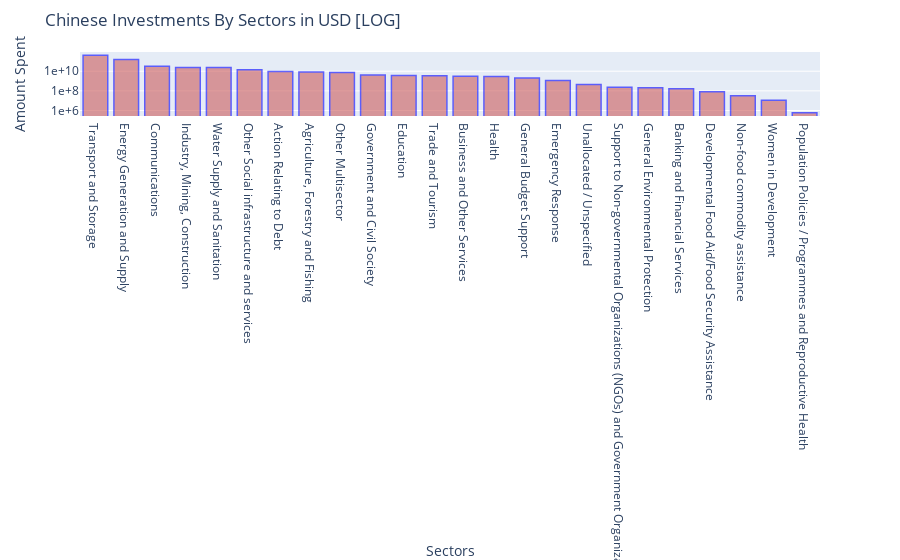

Source (notebook cell):
### Code cell
#pd.set_option("display.precision", 3)
fig = px.bar(no_duplicates, y='amount_USD_sector', x='ad_sector_names', log_y = True )

fig.update_layout(
                 title="Chinese Investments By Sectors in USD [LOG]",
                 xaxis_title="Sectors",
                 yaxis_title="Amount Spent",
                 yaxis = dict(showexponent = 'all',exponentformat = 'e'))

fig.update_traces(
                  marker_line_color='blue',
                  marker_line_width=1.5,opacity=0.6,
                  marker_color='indianred')



fig.show()

### Figure 1 — Plotly figure (JSON) as saved in the notebook; plotly's stock layout.template omitted (floating-point values rounded to 4 significant figures)
{"data": [{"alignmentgroup": "True", "hovertemplate": "ad_sector_names=%{x}<br>amount_USD_sector=%{y}<extra></extra>", "legendgroup": "", "marker": {"color": "indianred", "line": {"color": "blue", "width": 1.5}}, "name": "", "offsetgroup": "", "opacity": 0.6, "orientation": "v", "showlegend": false, "textposition": "auto", "type": "bar", "x": ["Transport and Storage", "Energy Generation and Supply", "Communications", "Industry, Mining, Construction", "Water Supply and Sanitation", "Other Social infrastructure and services", "Action Relating to Debt", "Agriculture, Forestry and Fishing", "Other Multisector", "Government and Civil Society", "Education", "Trade and Tourism", "Business and Other Services", "Health", "General Budget Support", "Emergency Response", "Unallocated / Unspecified", "Support to Non-governmental Organizations (NGOs) and Government Organizations", "General Environmental Protection", "Banking and Financial Services", "Developmental Food Aid/Food Security Assistance", "Non-food commodity assistance", "Women in Development", "Population Policies / Programmes and Reproductive Health"], "xaxis": "x", "y": [429582671874, 159969314899, 32919387215, 24161170477, 23536318206, 14171603691, 9143589842, 8415333613, 7438490145, 4112738415, 3573286710, 3447962637, 3148103964, 2844680375, 2008344854, 1111809104, 445060062, 230362298, 208623046, 164076776, 79113756, 31744853, 11007359, 584301], "yaxis": "y"}], "layout": {"barmode": "relative", "legend": {"tracegroupgap": 0}, "margin": {"t": 60}, "title": {"text": "Chinese Investments By Sectors in USD [LOG]"}, "xaxis": {"anchor": "y", "domain": [0, 1], "title": {"text": "Sectors"}}, "yaxis": {"anchor": "x", "domain": [0, 1], "exponentformat": "e", "showexponent": "all", "title": {"text": "Amount Spent"}, "type": "log"}}}
